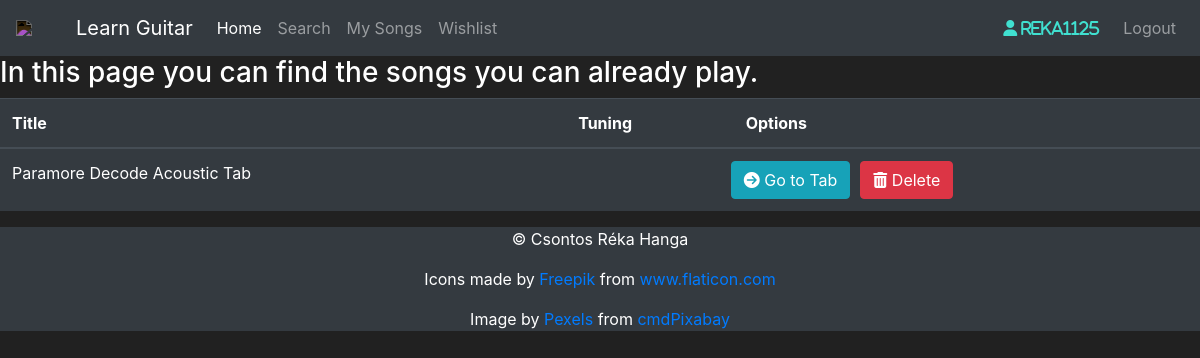
Page /my-songs (signed in) on the earlier database version.
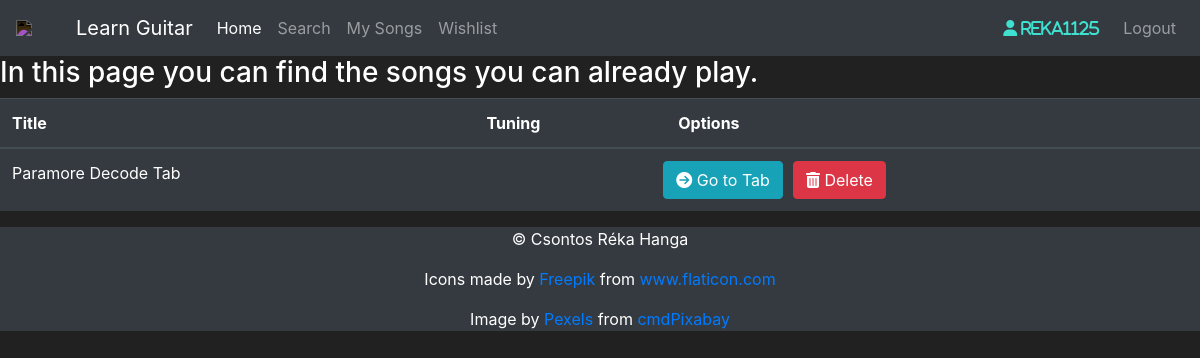
Same page on the later database version.
### application/models.py (models this page shows, shortened)
class My_Songs(db.Model):
    song_id = db.Column(db.Integer(), primary_key=True)
    title = db.Column(db.String(length=50), nullable=False)
    tuning = db.Column(db.String(length=10))
    video_id = db.Column(db.String(length=200))
    tab_url = db.Column(db.String(length=200), unique=True)
    owner = db.Column(db.Integer(), db.ForeignKey('user.user_id'))

### application/routes.py (the view)
@app.route("/my-songs")
@login_required
def mysongs_page():
    mysongs = My_Songs.query.all()
    return render_template("my-songs.html", songs=mysongs)

### application/models.py (called while the page is built)
@login_manager.user_loader
def load_user(user_id):
    return User.query.get(int(user_id))

### application/templates/my-songs.html (shortened to what this page needs)
{% extends 'base.html' %}
{% block content %}
    <h3>In this page you can find the songs you can already play.</h3>
    <table class="table table-hover table-dark">
        <thead>
            <tr>
                <th scope="col">Title</th>
                <th scope="col">Tuning</th>
                <th scope="col">Options</th>
            </tr>
        </thead>
        <tbody>
                {% for song in songs %}
                    <tr>
                        <td>{{ song.title }}</td>
                        <td>{{ song.tuning }}</td>
                        <td>
                            <div class="row">
                                <form action="{{ url_for('tab_page') }}" method="POST" style="margin-right: 10px">
                                    <button type=submit class="btn btn-outline btn-info">
                                        <i class="fas fa-arrow-circle-right"></i> Go to Tab
                                    </button>
                                </form>
                                <form action="{{ url_for('delete_song_page') }}" method=post class=delete-song>
                                    <button type=submit class="btn btn-outline btn-danger">
                                        <i class="fas fa-trash-alt"></i> Delete
                                    </button>
                                </form>
                            </div>
                        </td>
                    </tr>
                {% endfor %}
        </tbody>
    </table>
{% endblock %}

Differences in the rows shown:
changed My_Songs: title "Paramore Decode Acoustic Tab" → "Paramore Decode Tab"
